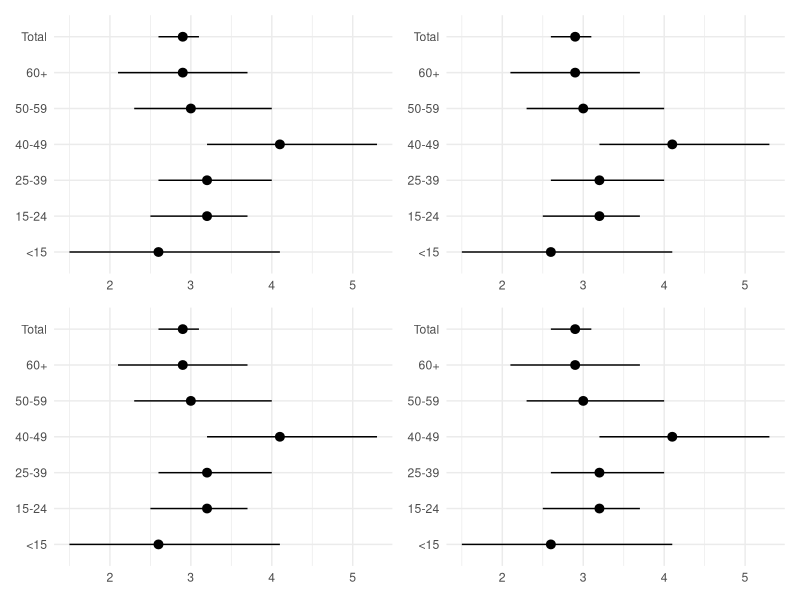

Generate this figure with R:
library(tidyverse)
library(patchwork)

data <- tibble::tribble(
  ~Agegroups, ~Rateratio, ~LCI, ~UCI,
       "<15",        2.6,  1.5,  4.1,
     "15-24",        3.2,  2.5,  3.7,
     "25-39",        3.2,  2.6,    4,
     "40-49",        4.1,  3.2,  5.3,
     "50-59",          3,  2.3,    4,
       "60+",        2.9,  2.1,  3.7,
     "Total",        2.9,  2.6,  3.1
  )


plot <- data %>%
  ggplot(aes(x = Rateratio,
             xmin = LCI,
             xmax = UCI,
             y = Agegroups)) +
  geom_pointrange() +
  theme_minimal() +
  labs(x = NULL,
       y = NULL)


(plot + plot) /
  (plot + plot)
